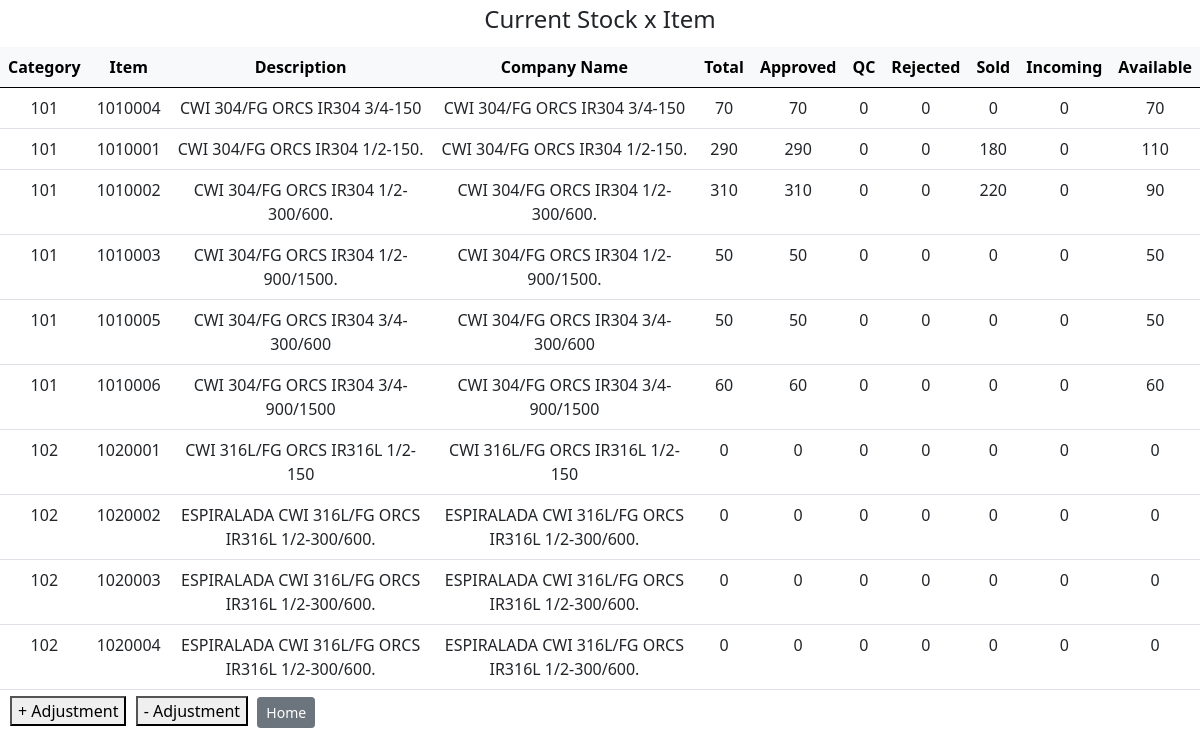
The app's page /current_stock, older data.
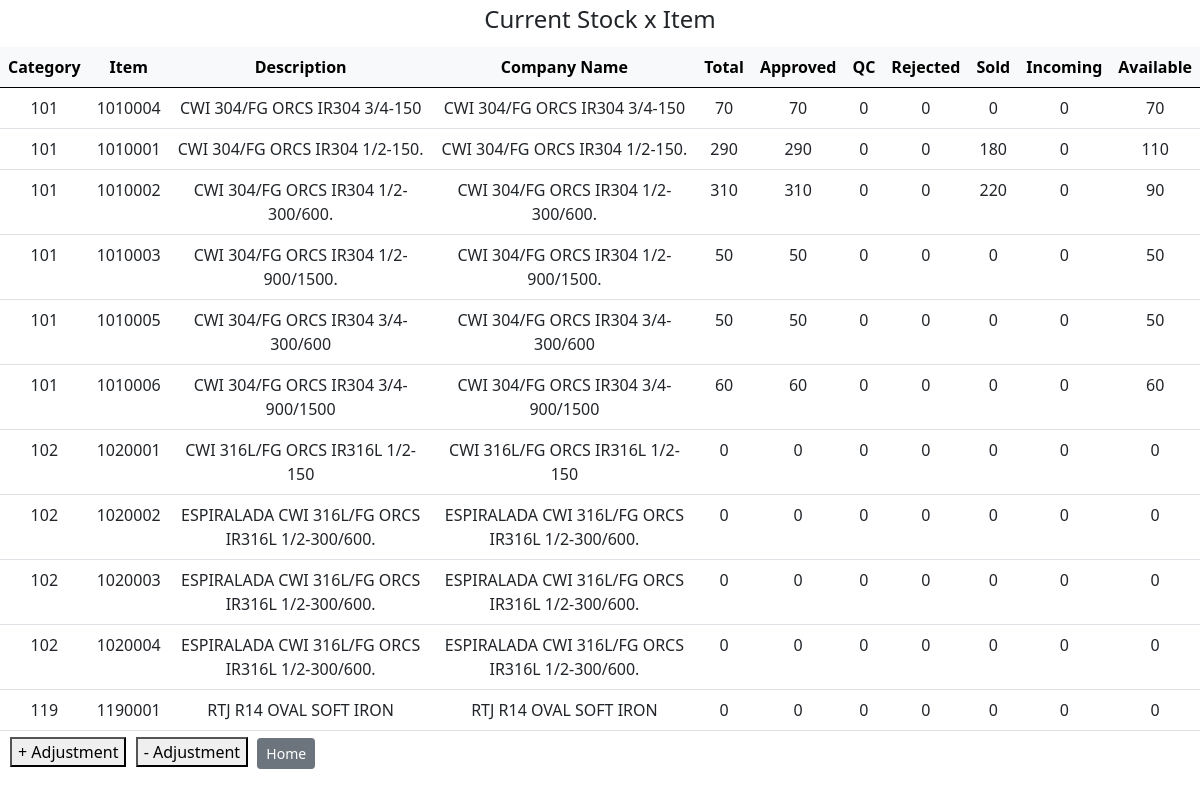
The same page, newer data.
### tables this page shows
CREATE TABLE stock (category_id INTEGER NOT NULL, item_id INTEGER NOT NULL UNIQUE, item_description TEXT NOT NULL, stock_total INTEGER, stock_approved INTEGER, stock_in_qc INTEGER, stock_rejected INTEGER, stock_onsale INTEGER, stock_incoming INTEGER, stock_available INTEGER, FOREIGN KEY (category_id) REFERENCES item_categories (id) ON DELETE RESTRICT, FOREIGN KEY (item_id) REFERENCES items (id) ON DELETE RESTRICT);

### app.py (the view)
@app.route("/current_stock", methods=["GET"])
def get_current_stock():
    stocks = db.execute("SELECT * FROM stock")
    return render_template("current_stock.html", stocks=stocks)

### app.py (called while the page is built)
@app.after_request
def after_request(response):
    response.headers["Cache-Control"] = "no-cache, no-store, must-revalidate"
    response.headers["Expires"] = 0
    response.headers["Pragma"] = "no-cache"
    return response

### templates/current_stock.html (shortened to what this page needs)
{% extends "layout.html" %}
{% block body %}
    <div class="h4" style="text-align: center; padding: 5px;">Current Stock x Item</div>
    <table class="table" style="text-align: center; margin-bottom: 6px;">
        <thead class="table-light">
            <tr>
                <th>Category</th>
                <th>Item</th>
                <th>Description</th>
                <th>Company Name</th>
                <th>Total</th>
                <th>Approved</th>
                <th>QC</th>
                <th>Rejected</th>
                <th>Sold</th>
                <th>Incoming</th>
                <th>Available</th>
            </tr>
        </thead>
        <tbody>
            {% for stock in stocks %}
            <tr>
                <td>{{ stock["category_id"] }}</td>
                <td>{{ stock["item_id"] }}</td>
                <td>{{ stock["item_description"] }}</td>
                <td>{{ stock["item_description"] }}</td>
                <td>{{ stock["stock_total"] }}</td>
                <td>{{ stock["stock_approved"] }}</td>
                <td>{{ stock["stock_in_qc"] }}</td>
                <td>{{ stock["stock_rejected"] }}</td>
                <td>{{ stock["stock_onsale"] }}</td>
                <td>{{ stock["stock_incoming"] }}</td>
                <td>{{ stock["stock_available"] }}</td>
            </tr>
            {% endfor %}
        </tbody>
    </table>
    <div style="padding-left: 10px; margin-top: 0px">
        <form style="display: inline-block; padding-right: 5px;" method="get" action="/">
            <button type="submit">+ Adjustment</button>
        </form>
        <form style="display: inline-block; padding-right: 5px;" method="get" action="/">
            <button type="submit">- Adjustment</button>
        </form>
        <form style="display: inline-block; padding-right: 5px;" method="get" action="/">
            <button class="btn btn-secondary btn-sm" type="submit">Home</button>
        </form>
    </div>
{% endblock %}

### templates/layout.html (shortened to what this page needs)
<!DOCTYPE html>
<html lang="en">
<head>
    <link href="https://cdn.jsdelivr.net/npm/bootstrap@5.0.2/dist/css/bootstrap.min.css" rel="stylesheet">
</head>
<body>
    {% block body %}{% endblock %}
</body>
</html>

Row changes from the older to the newer data that the page shows:
added stock: category_id "119", item_id "1190001", item_description "RTJ R14 OVAL SOFT IRON", stock_total "0", stock_approved "0", stock_in_qc "0", stock_rejected "0", stock_onsale "0", stock_incoming "0", stock_available "0"
